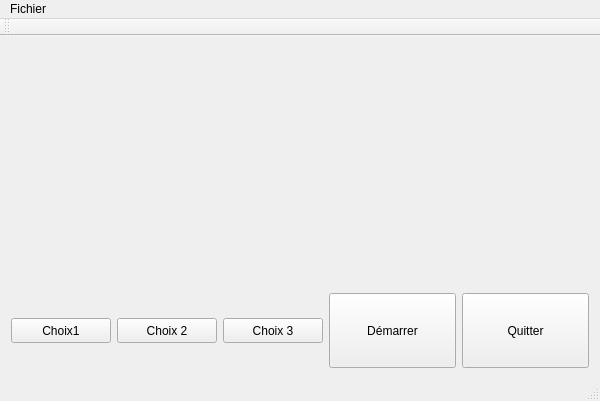
<?xml version="1.0" encoding="UTF-8"?>
<ui version="4.0">
 <class>QGameWindow</class>
 <widget class="QMainWindow" name="QGameWindow">
  <property name="geometry">
   <rect>
    <x>0</x>
    <y>0</y>
    <width>600</width>
    <height>401</height>
   </rect>
  </property>
  <property name="windowTitle">
   <string>Yams</string>
  </property>
  <widget class="QWidget" name="vLayout">
   <layout class="QVBoxLayout" name="verticalLayout">
    <item>
     <layout class="QHBoxLayout" name="horizontalLayout">
      <item>
       <widget class="QCameraWidget" name="qCameraWidget" native="true"/>
      </item>
      <item>
       <widget class="QPlayerGridWidget" name="qPlayerGridWidget" native="true"/>
      </item>
     </layout>
    </item>
    <item>
     <layout class="QHBoxLayout" name="horizontalLayout_2">
      <item>
       <widget class="QPushButton" name="btnChoice1">
        <property name="maximumSize">
         <size>
          <width>100</width>
          <height>25</height>
         </size>
        </property>
        <property name="text">
         <string>Choix1</string>
        </property>
       </widget>
      </item>
      <item>
       <widget class="QPushButton" name="btnChoice2">
        <property name="maximumSize">
         <size>
          <width>100</width>
          <height>25</height>
         </size>
        </property>
        <property name="text">
         <string>Choix 2</string>
        </property>
       </widget>
      </item>
      <item>
       <widget class="QPushButton" name="btnChoice3">
        <property name="enabled">
         <bool>true</bool>
        </property>
        <property name="maximumSize">
         <size>
          <width>100</width>
          <height>25</height>
         </size>
        </property>
        <property name="text">
         <string>Choix 3</string>
        </property>
       </widget>
      </item>
      <item>
       <widget class="QPushButton" name="btnStart">
        <property name="maximumSize">
         <size>
          <width>150</width>
          <height>75</height>
         </size>
        </property>
        <property name="text">
         <string>Démarrer</string>
        </property>
       </widget>
      </item>
      <item>
       <widget class="QPushButton" name="btnQuit">
        <property name="maximumSize">
         <size>
          <width>150</width>
          <height>75</height>
         </size>
        </property>
        <property name="text">
         <string>Quitter</string>
        </property>
       </widget>
      </item>
     </layout>
    </item>
   </layout>
  </widget>
  <widget class="QToolBar" name="mainToolBar">
   <attribute name="toolBarArea">
    <enum>TopToolBarArea</enum>
   </attribute>
   <attribute name="toolBarBreak">
    <bool>false</bool>
   </attribute>
  </widget>
  <widget class="QStatusBar" name="statusBar"/>
  <widget class="QMenuBar" name="menuBar">
   <property name="geometry">
    <rect>
     <x>0</x>
     <y>0</y>
     <width>600</width>
     <height>21</height>
    </rect>
   </property>
   <widget class="QMenu" name="menuFichier">
    <property name="title">
     <string>Fichier</string>
    </property>
    <addaction name="actionOuvrir"/>
    <addaction name="actionSauvegarder_sous"/>
    <addaction name="separator"/>
    <addaction name="actionQuitte"/>
   </widget>
   <addaction name="menuFichier"/>
  </widget>
  <action name="actionOuvrir">
   <property name="text">
    <string>Ouvrir</string>
   </property>
   <property name="shortcut">
    <string>Ctrl+O</string>
   </property>
  </action>
  <action name="actionSauvegarder_sous">
   <property name="text">
    <string>Sauvegarder sous</string>
   </property>
   <property name="shortcut">
    <string>Ctrl+S</string>
   </property>
  </action>
  <action name="actionQuitte">
   <property name="text">
    <string>Quitter</string>
   </property>
   <property name="shortcut">
    <string>Ctrl+Q</string>
   </property>
  </action>
  <action name="actionRetour">
   <property name="text">
    <string>Précédent</string>
   </property>
   <property name="shortcut">
    <string>Ctrl+Z</string>
   </property>
  </action>
  <action name="actionSuivant">
   <property name="text">
    <string>Suivant</string>
   </property>
   <property name="shortcut">
    <string>Ctrl+Y</string>
   </property>
  </action>
 </widget>
 <layoutdefault spacing="6" margin="11"/>
 <customwidgets>
  <customwidget>
   <class>QCameraWidget</class>
   <extends>QWidget</extends>
   <header>QCameraWidget.hpp</header>
   <container>1</container>
  </customwidget>
  <customwidget>
   <class>QPlayerGridWidget</class>
   <extends>QWidget</extends>
   <header>QPlayerGridWidget.hpp</header>
   <container>1</container>
  </customwidget>
 </customwidgets>
 <resources>
  <include location="QGameWindow.qrc"/>
 </resources>
 <connections/>
</ui>
